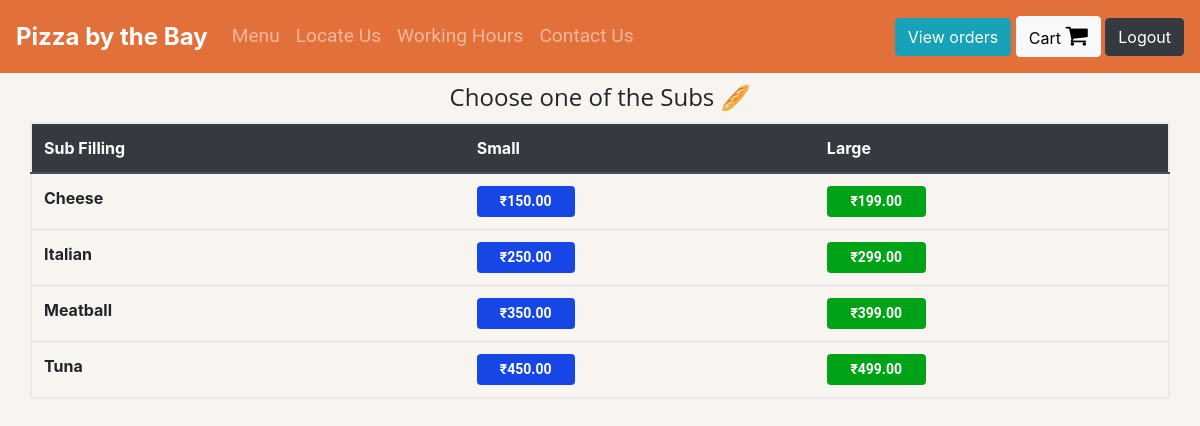
The app's page /Subs (signed in) with its own data.
### orders/models.py (models this page shows, shortened)
class Sub(models.Model):
    sub_filling = models.CharField(max_length=200)
    small_price = models.DecimalField(max_digits=6, decimal_places=2)
    large_price = models.DecimalField(max_digits=6, decimal_places=2)

### orders/views.py (the view)
# urls.py: path("Subs", views.subs, name="subs"),
def subs(request):
    if request.user.is_authenticated:
        return render(request, "orders/sub.html", context = {"dishes":Sub.objects.all})
    else:
        return redirect("orders:login")

### orders/templates/orders/sub.html
{% extends 'orders/header.html' %}
{% block content %}
    <div class="container">
      <h4 style="margin:10px; text-align:center;font-family: 'Open Sans', sans-serif"> Choose one of the Subs &#x1f956 </h4>
      <div class="row justify-content-center" >
        <table class="table"  style="border: 2px solid rgb(235, 235, 235)">
          <thead class="thead-dark">
            <tr>
              <th scope="col">Sub Filling</th>
              <th scope="col">Small</th>
              <th scope="col">Large</th>
            </tr>
          </thead>
          <tbody>
            {% for dish in dishes %}
              <tr>
                <th>{{dish.sub_filling}}</th>
                <td><button type="button" style="font-family: Roboto, sans-serif; outline: 0;
                  background-color: #1646e6;
                  width: 30%;
                  border: 0;
                  padding: 5px;
                  color: #FFFFFF;
                  font-size: 14px; cursor: pointer;" class="btn btn-primary" onclick="add_to_cart({item_description:'Small Sub - {{dish.sub_filling}}' , price:{{dish.small_price}} })"><strong>₹{{dish.small_price}}</strong></button></td>
                <td><button type="button" style="font-family: Roboto, sans-serif; outline: 0;
                  background-color: #00a316;
                  width: 30%;
                  border: 0;
                  padding: 5px;
                  color: #FFFFFF;
                  font-size: 14px; cursor: pointer;" class="btn btn-success" onclick="add_to_cart({item_description:'Large Sub - {{dish.sub_filling}}' , price:{{dish.large_price}} })"><strong>₹{{dish.large_price}}</strong></button></td>
              </tr>
            {% endfor %}
          </tbody>
        </table>
      </div>
    </div>
{% endblock %}

### records on screen
Sub: sub_filling "Cheese", small_price "150.00", large_price "199.00"
Sub: sub_filling "Italian", small_price "250.00", large_price "299.00"
Sub: sub_filling "Meatball", small_price "350.00", large_price "399.00"
Sub: sub_filling "Tuna", small_price "450.00", large_price "499.00"
